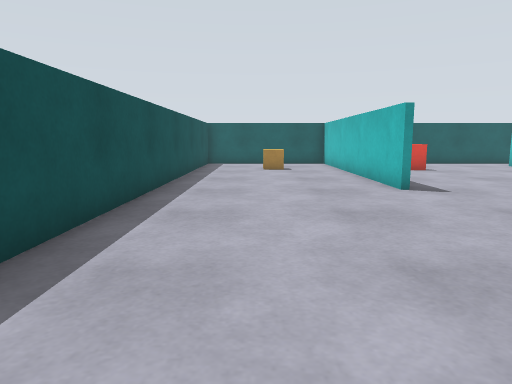
view 1 (above)

16 first-person views from a walk through a world built for the Gazebo simulator. The camera is 0.57 m above the floor, tilts 8° down and sees 70° across. The floor is counted in squares, 0.5 m on a side. Each view is taken from the middle of a square. On the plan, view 1 faces up. The plan holds only what a view shows up to about 14 squares ahead; the rest is blank.

view 2
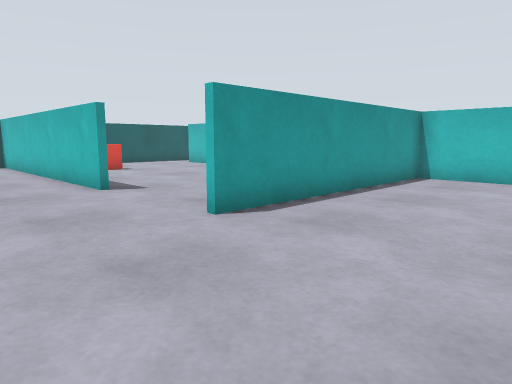

view 3
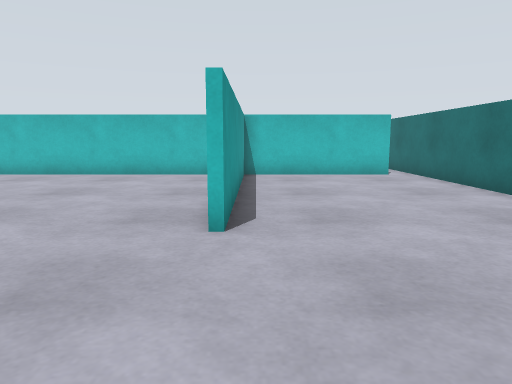

view 4
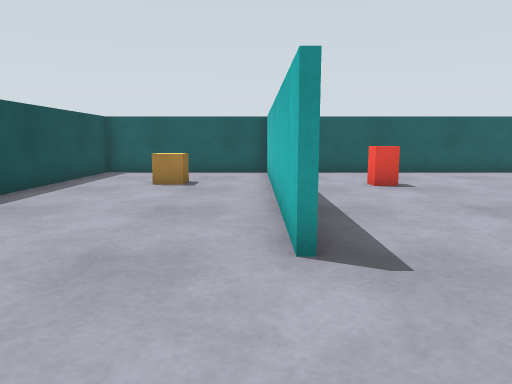

view 5
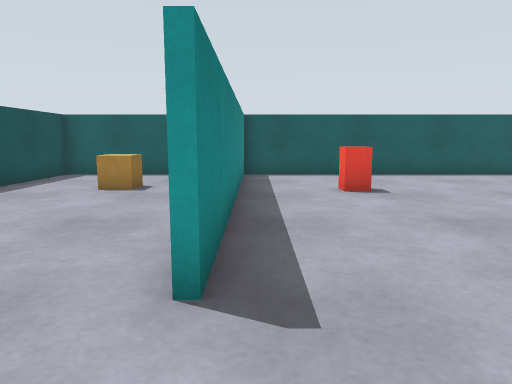

view 6
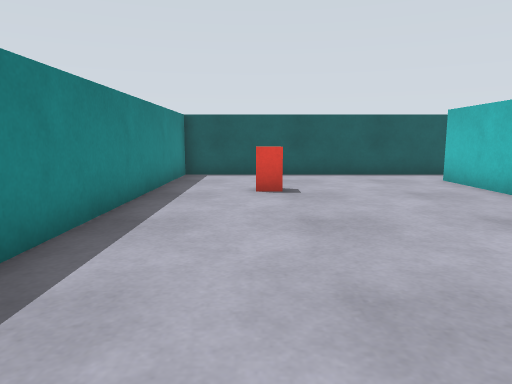

view 7
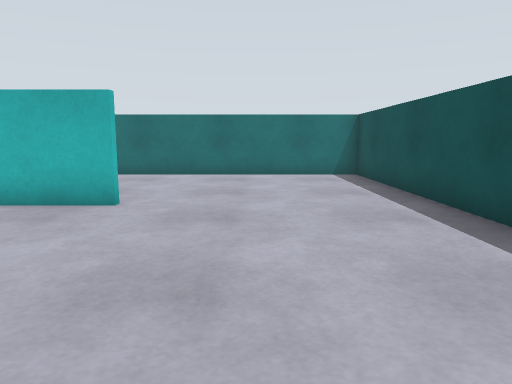

view 8
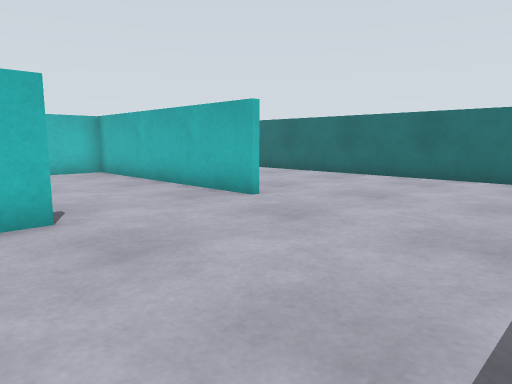

view 9
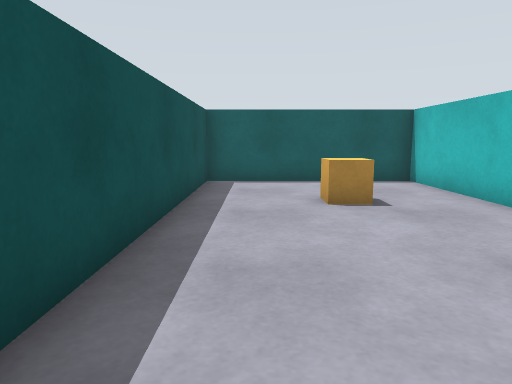

view 10
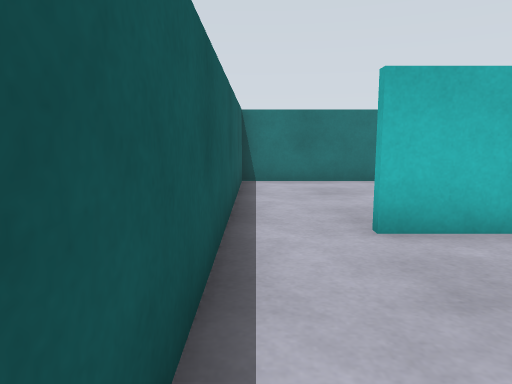

view 11
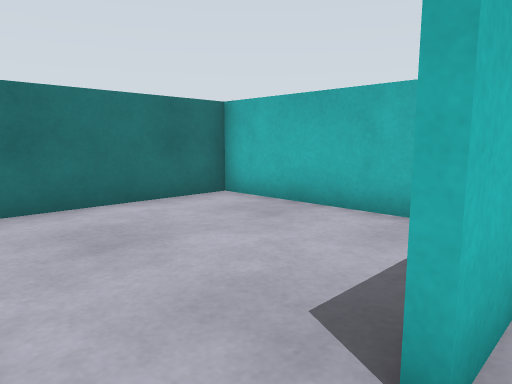

view 12
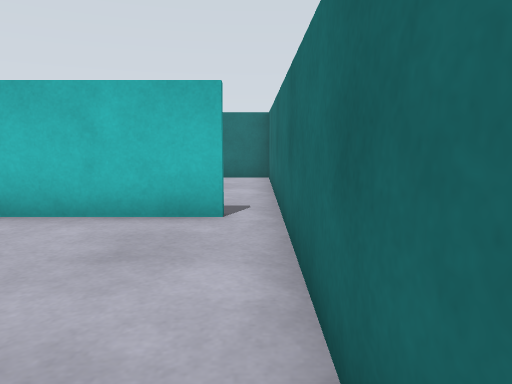

view 13
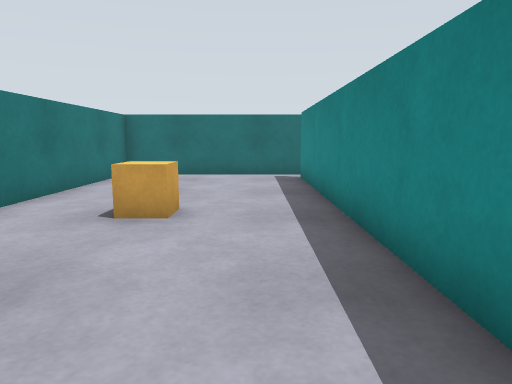

view 14
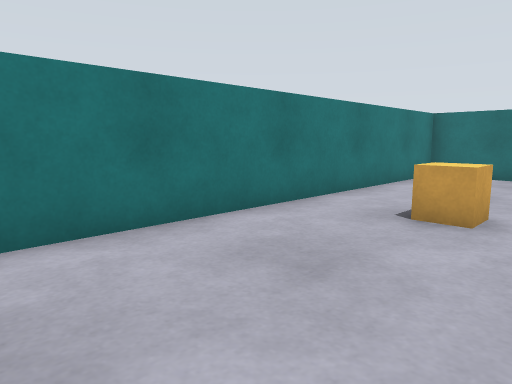

view 15
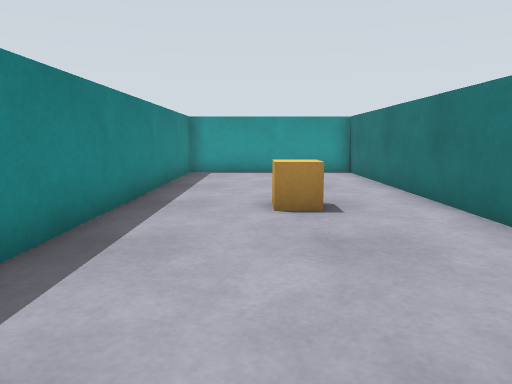

view 16
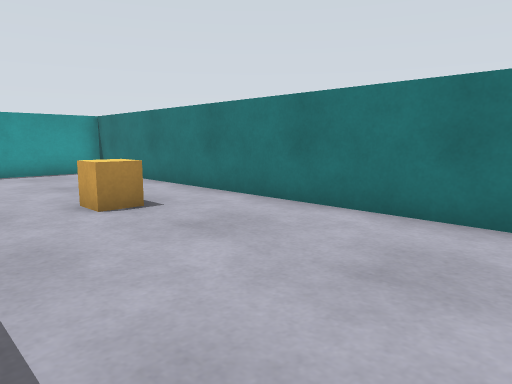

### Floor plan
Points are (right, up) in squares from view 1. A wall is a line through its corners. A room is listed if a view was taken in it or the views show most of it. See-through windows are left out.
Room 1 (views 1, 2, 3, 4, 5, 6, 7, 8, 9, 10, 11, 12)
walls: (3.4, 8.4) (3.4, 18.5); (3.4, 4.6) (11.5, 4.6); (11.5, 4.4) (3.5, 4.4); (3.6, 18.5) (3.6, 8.5); (11.4, -0.6) (11.4, 16.5); (12.6, 18.4) (-2.4, 18.4) (-2.4, -1.4) (11.5, -1.4)
ways out: opening at (12, -1) to room 2; opening at (12, 17.5) to room 3
objects: crate (1, 15); red box (6, 14) to (6, 15)
Room 2 (views 13, 14, 15, 16)
walls: (11.5, -1.4) (17.4, -1.4) (17.4, 12); (17.5, 12.4) (11.6, 12.4) (11.6, -0.5)
ways out: opening at (12, -1) to room 1
objects: crate (15, 5)
Room 3 (no view inside)
walls: (17.1, 18.4) (12.6, 18.4); (13.1, 12.6) (17.5, 12.6); (17.4, 12) (17.4, 18.5)
ways out: opening at (12, 17.5) to room 1

Positions as (right, up) in squares from view 1, and headings:
1: (0, 0), facing up
2: (0, 0), facing up-right
3: (-1, 4), facing right
4: (3, 5), facing up
5: (4, 6), facing up
6: (6, 6), facing up
7: (1, 11), facing down
8: (-2, 10), facing down-right
9: (-1, 8), facing up
10: (7, 18), facing right
11: (11, 18), facing down-right
12: (6, -1), facing right
13: (13, 11), facing down
14: (13, 11), facing down-right
15: (14, -1), facing up
16: (12, -1), facing up-right
